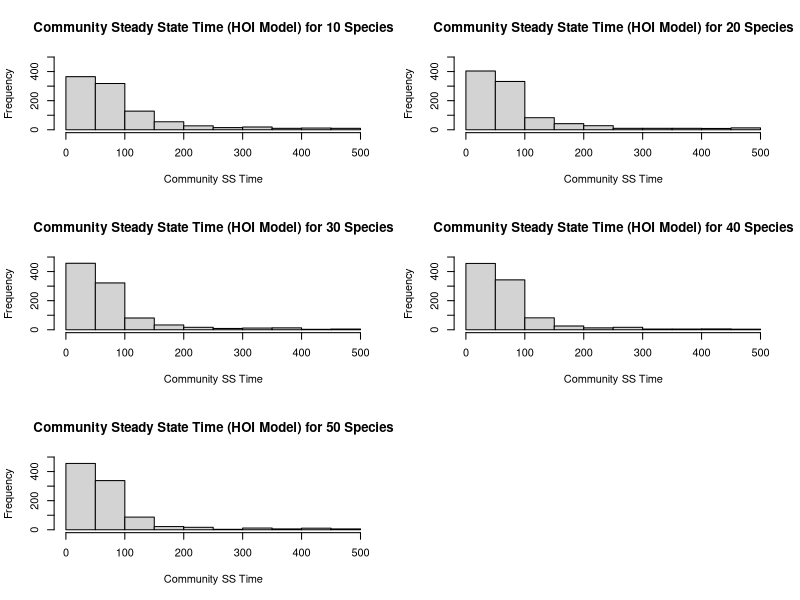
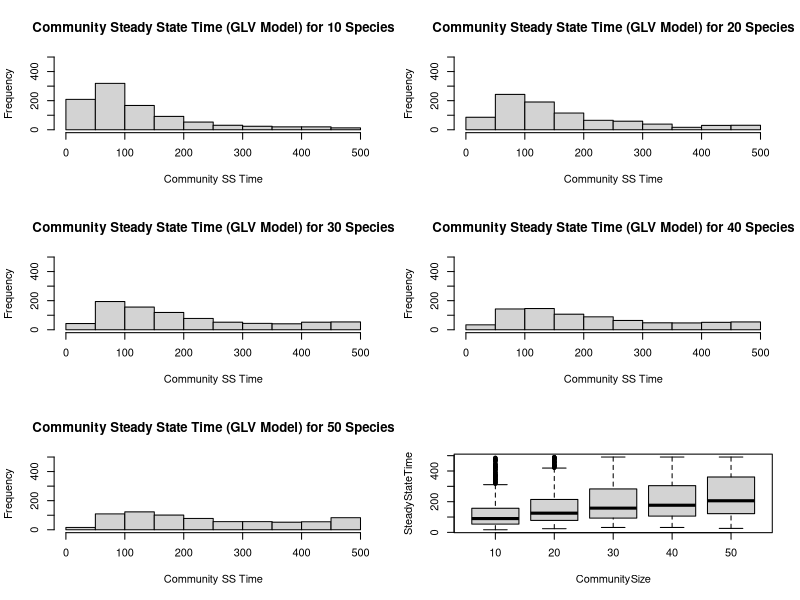

R code for these plots, in order:
HOI_SS10 = read.csv('HOI_SS10.csv')
HOI_SS20 = read.csv('HOI_SS20.csv')
HOI_SS30 = read.csv('HOI_SS30.csv')
HOI_SS40 = read.csv('HOI_SS40.csv')
HOI_SS50 = read.csv('HOI_SS50.csv')

HOI_list = list(HOI_SS10,HOI_SS20,HOI_SS30,HOI_SS40,HOI_SS50)

CommunitySteadyStateDF <- data.frame()
#The order of HOI matrices stored in the list
HOI_i <- 10

#Loop through HOI_SS10, HOI_SS20...
for (HOI in HOI_list) {
  numOfEntries = nrow(HOI)
  #CommunitySteadyStateTime to store the time when the whole community has reached steady state
  CommunitySteadyStateTime <- matrix(nrow = numOfEntries, ncol = 2)
  colnames(CommunitySteadyStateTime) <- c('CommunitySize', 'SteadyStateTime')
  for (i in 1:numOfEntries) {
    #If there is NA in a particular row, this community combination did not reach SS within integration time. Move to next row
    if (!any(is.na(HOI[i,]))) {
      CommunitySteadyStateTime[i,1] <- HOI_i
      CommunitySteadyStateTime[i,2] <- max(HOI[i,2:ncol(HOI)])
    }
    else{
      CommunitySteadyStateTime[i,1] <- HOI_i
      CommunitySteadyStateTime[i,2] <- NA
    }
  }
  #Finished looping through an HOI matrix, store the CommunitySteadyStateTime vector to a list
  CommunitySteadyStateDF <-  rbind(CommunitySteadyStateDF,as.data.frame(CommunitySteadyStateTime))
  HOI_i <- HOI_i+10
}


#plot
par(mfrow = c(3,2))
#plot histogram for Community Steady State time for each of the community size 
hist(CommunitySteadyStateDF[CommunitySteadyStateDF$CommunitySize == 10,2], main = 'Community Steady State Time (HOI Model) for 10 Species', xlab = 'Community SS Time', ylim = c(0,500))
hist(CommunitySteadyStateDF[CommunitySteadyStateDF$CommunitySize == 20,2], main = 'Community Steady State Time (HOI Model) for 20 Species', xlab = 'Community SS Time', ylim = c(0,500))
hist(CommunitySteadyStateDF[CommunitySteadyStateDF$CommunitySize == 30,2], main = 'Community Steady State Time (HOI Model) for 30 Species', xlab = 'Community SS Time', ylim = c(0,500))
hist(CommunitySteadyStateDF[CommunitySteadyStateDF$CommunitySize == 40,2], main = 'Community Steady State Time (HOI Model) for 40 Species', xlab = 'Community SS Time', ylim = c(0,500))
hist(CommunitySteadyStateDF[CommunitySteadyStateDF$CommunitySize == 50,2], main = 'Community Steady State Time (HOI Model) for 50 Species', xlab = 'Community SS Time', ylim = c(0,500))
#plot boxplotboxplot(SteadyStateTime~CommunitySize ,data = CommunitySteadyStateDF)



##################################################################################
#Repeate exact process above one over on simulation data using original GLV model
##################################################################################
#Changing only data source. Variable names are not refactored
HOI_SS10 = read.csv('GLV_SS10.csv')
HOI_SS20 = read.csv('GLV_SS20.csv')
HOI_SS30 = read.csv('GLV_SS30.csv')
HOI_SS40 = read.csv('GLV_SS40.csv')
HOI_SS50 = read.csv('GLV_SS50.csv')

HOI_list = list(HOI_SS10,HOI_SS20,HOI_SS30,HOI_SS40,HOI_SS50)

CommunitySteadyStateDF <- data.frame()
#The order of HOI matrices stored in the list
HOI_i <- 10

#Loop through HOI_SS10, HOI_SS20...
for (HOI in HOI_list) {
  numOfEntries = nrow(HOI)
  #CommunitySteadyStateTime to store the time when the whole community has reached steady state
  CommunitySteadyStateTime <- matrix(nrow = numOfEntries, ncol = 2)
  colnames(CommunitySteadyStateTime) <- c('CommunitySize', 'SteadyStateTime')
  for (i in 1:numOfEntries) {
    #If there is NA in a particular row, this community combination did not reach SS within integration time. Move to next row
    if (!any(is.na(HOI[i,]))) {
      CommunitySteadyStateTime[i,1] <- HOI_i
      CommunitySteadyStateTime[i,2] <- max(HOI[i,2:ncol(HOI)])
    }
    else{
      CommunitySteadyStateTime[i,1] <- HOI_i
      CommunitySteadyStateTime[i,2] <- NA
    }
  }
  #Finished looping through an HOI matrix, store the CommunitySteadyStateTime vector to a list
  CommunitySteadyStateDF <-  rbind(CommunitySteadyStateDF,as.data.frame(CommunitySteadyStateTime))
  HOI_i <- HOI_i+10
}


#plot
par(mfrow = c(3,2))
#plot histogram for Community Steady State time for each of the community size 
hist(CommunitySteadyStateDF[CommunitySteadyStateDF$CommunitySize == 10,2], main = 'Community Steady State Time (GLV Model) for 10 Species', xlab = 'Community SS Time', ylim = c(0,500))
hist(CommunitySteadyStateDF[CommunitySteadyStateDF$CommunitySize == 20,2], main = 'Community Steady State Time (GLV Model) for 20 Species', xlab = 'Community SS Time', ylim = c(0,500))
hist(CommunitySteadyStateDF[CommunitySteadyStateDF$CommunitySize == 30,2], main = 'Community Steady State Time (GLV Model) for 30 Species', xlab = 'Community SS Time', ylim = c(0,500))
hist(CommunitySteadyStateDF[CommunitySteadyStateDF$CommunitySize == 40,2], main = 'Community Steady State Time (GLV Model) for 40 Species', xlab = 'Community SS Time', ylim = c(0,500))
hist(CommunitySteadyStateDF[CommunitySteadyStateDF$CommunitySize == 50,2], main = 'Community Steady State Time (GLV Model) for 50 Species', xlab = 'Community SS Time', ylim = c(0,500))
#plot boxplot
boxplot(SteadyStateTime~CommunitySize ,data = CommunitySteadyStateDF)



